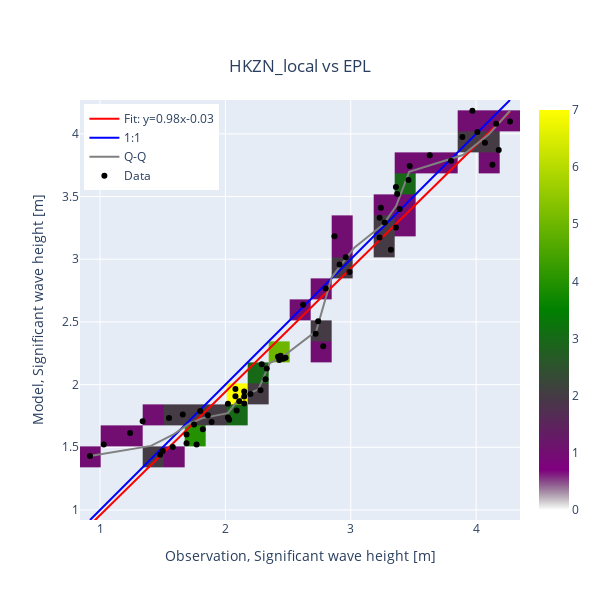

Notebook cell for this chart:
### Code cell
cc["EPL"].scatter(show_hist=True, backend='plotly', width=600, height=600) #,xlim=[-1,11])
